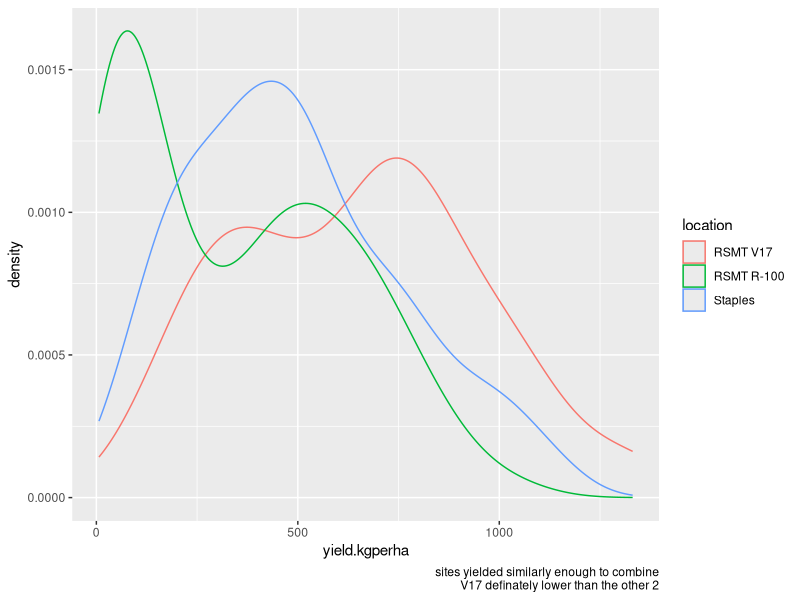

Source code (R): (Note: this script raises an error after producing the figure.)
# Targeted hypothesis testing of the N-rate timing dataset
# Jesse
# 9Dec2022
# Due date: 12Dec2022


# Preliminary findings ----------------------------------------------------

# I read the report by Dominic and I felt we need to simplify the analysis and story. 

# if there's time and space we can expand with supplementary material and the
# more complex aspects of the models dominic fitted and the limitations of the
# conclusions we can draw from them.

# It seems dominic analyzed each site seperately and each have their own
# Rmarkdown files. Dataframe naming is not consistent. Sometimes 0N plots are
# "Unfertilized", sometimes "control", sometimes "ntiming_update", sometimes
# "nupdate_timing".

# comments ----------------------------------------------------------------

# grain yields are ranging from 10-100 kg ha at each site, is this a conversion
# error?

# staples dataset makes the most sense and feels like the strongest dataset 

# r100 seems weird, unfertilized and low fertilized did best--was this due to
# lodging?

# V17 seems good, but less responsive to treatments

# key conclusions ---------------------------------------------------------

# yields differ among stand age
# yields differ in plots that were not fertilized vs plots that were fertilized


# import data -------------------------------------------------------------
library(tidyverse)
library(lme4)
library(emmeans)
library(multcomp)
library(multcompView)

# see "import_data_allsites.R"

# import data separately from sites ---------------------------------------

# Bringing in datasets from Dominics markdown files for hypothesis testing, each
# site remains separate

rsmtv17<- read.csv("Rosemount-V17.csv", header=T)
rsmtv17 %>% 
  rename_all(tolower) %>% 
  dplyr::select(year,experiment,location,id,treatment,
                napplied,ntiming,stand.age,block,
                yield.kgperha,
                lodging,
                height_1,height_2,height_3,
                height_4, height_5
  ) %>% 
  mutate(
    across(
      .cols = where(is.character),
      .fns = factor
    )
  )  %>% 
  mutate(
    across(
      where(is.integer),
      factor
    )
  )  -> dat_v17

r100<- read.csv("Rosemount_R100.csv")

r100 %>% 
  rename_all(tolower) %>% 
  # colnames()
  dplyr::select(year,experiment,location,id,treatment,
                napplied,ntiming,stand.age,block,
                ntiming_newlabel,
                napplied_update,
                yield.kgperha,
                lodging,
                height_1,height_2,height_3,
                height_4, height_5
  ) %>% 
  mutate(
    across(
      .cols = where(is.character),
      .fns = factor
    )
  )  %>% 
  mutate(
    across(
      where(is.integer),
      factor
    )
  )-> dat_r100

# there are multiple staples datasets
staples <- read.csv("Staples.csv")
staples_split <- read.csv("Staples.Nsplit.analysis.only.csv")


staples %>% 
  rename_all(tolower) %>% 
  # colnames()
  dplyr::select(year,experiment,location,id,treatment,
                napplied,ntiming,stand.age,block,
                ntiming_actual, #is ntiming actual same as ntiming_newlabel?
                updatednrate, #same as napplied_update
                updatedncumsum,
                yield.kgperha,
                cumulative.grain.yield
  ) %>% 
  mutate(
    across(
      .cols = where(is.character),
      .fns = factor
    )
  ) %>% 
  mutate(
    across(
      where(is.integer),
      factor
    )
  ) -> dat_staples

dat_staples %>% 
  filter(ntiming == "Unfertilized" |
           ntiming == "Fall" |
           ntiming == "Spring") -> dat_staples_fallspring

staples_split  %>% 
  rename_all(tolower) %>% 
  # colnames()
  dplyr::select(year,experiment,location,id,treatment,
                napplied,ntiming,stand.age,block,
                summernrate, #only thing different
                yield.kgperha
  ) %>% 
  mutate_all(factor) %>% 
  mutate(yield.kgperha = as.numeric(yield.kgperha)) -> dat_staples_split

# seems like dat_staples is most robust, but lacks summernrate factor



# Combining across sites --------------------------------------------------

# Since N rates and timing were not consistent across sites, analyzing sites
# together is difficult. 

dat_v17 %>% 
  bind_rows(dat_r100) %>% 
  bind_rows(dat_staples) %>% 
  ggplot(aes(yield.kgperha)) +
  geom_density(aes(col=location)) +
  labs(caption = "sites yielded similarly enough to combine
       V17 definately lower than the other 2")


# Option 1: 3 sites, filtered  dataset

# 3 timings: 0N, spring, fall

# [0N, spring(staples+r100:60 spring, v17:80 spring), fall(staples+r100:60 fall,
# v17:80 fall]

dat_v17 %>% 
  # distinct(treatment)
  filter(treatment != "80 Split") %>% 
  # colnames()
  mutate(timing = if_else(
    treatment == "80 Fall",
    "fall",
    if_else(
      treatment == "80 Spring",
      "spring",
      "control"
    )
  )) -> dat_v17_tiny

dat_r100 %>% 
  # distinct(treatment)
  filter(treatment == "60 spring" |
           treatment == "60 fall" |
           treatment == "control") %>% 
  # distinct(treatment)
  # colnames()
  mutate(timing = if_else(
    treatment == "60 fall",
    "fall",
    if_else(
      treatment == "60 spring",
      "spring",
      "control"
    )
  )) -> dat_r100_tiny


dat_staples %>% 
  # distinct(treatment)
  filter(treatment == "60 spring" |
           treatment == "60 fall" |
           treatment == "control") %>% 
  # distinct(treatment)
  # colnames()
  mutate(timing = if_else(
    treatment == "60 fall",
    "fall",
    if_else(
      treatment == "60 spring",
      "spring",
      "control"
    )
  )) -> dat_staples_tiny


# n=27 for each timing

dat_v17_tiny %>% 
  bind_rows(dat_r100_tiny) %>% 
  bind_rows(dat_staples_tiny) %>% 
  # group_by(timing) %>% 
  # tally()
  # filter(timing != "control") %>% 
  # lm(yield.kgperha~timing*stand.age*location,.) %>%
  # lmer(yield.kgperha ~ timing*stand.age +
  #        (1|location),.) %>% 
  # car::Anova()
  # anova()
  # emmeans(~timing*stand.age*location) %>% 
  # multcomp::cld(Letters=letters,reverse=T)
  # as_tibble()
mutate(location = fct_relevel(location,
                              "RSMT V17",
                              .before = "Staples")) %>%
  ggplot(aes(timing,yield.kgperha)) +
  stat_summary() +
  facet_wrap(~location*stand.age,
             scales = "free") +
  labs(caption = "staples shows what I expect...spring does best in yr 1, then fall for year 2 and 3
  r100 continues to be weird, v17 doesn't show much of a timing difference")

# CONCLUSION: Combining across sites shows no effect of fertilizer timing on
# yield except that it's better than not fertilzing. Sites are different,
# staples shows what I would expect (fertilize in spring for year 1 and then
# fall for year 2 and 3), R100 makes no sense and V17 shows little difference in
# timing. Could be explained by sandy staples soil being more responsive to
# fertilizer and V17 just being less responsive. It's a solid conclusion.

# BUT WE NEED TO CHANGE HOW WE CATEGORIZE TIMING
# year1 yields for fall fertilizer is no fertilizer

dat_v17_tiny %>% 
  bind_rows(dat_r100_tiny) %>% 
  bind_rows(dat_staples_tiny) %>%
  mutate(
    timing_improved = if_else(
      timing=="fall" & stand.age == "1",
      "control",
      timing
    ),
    .after=timing
  ) 


# Option 2: 2 sites, 18 treatments

# R100 does not have data for stand.age == 1, so to keep it balanced we need to
# remove the stand.age == 1 data from Staples. n=6 per treatment per site

dat_r100 %>% 
  bind_rows(dat_staples) %>% 
  # drop_na(yield.kgperha) %>%
  # distinct(stand.age)
  filter(stand.age != "1") %>% #R100 does not have 1st year stand age, so remove from stapes
  lm(
    yield.kgperha~treatment*stand.age*location,
    .) %>%
  # anova()
  emmeans(
    # ~treatment:stand.age
    ~treatment*location
  ) %>%
  multcomp::cld()
# ggplot(aes(location,yield.kgperha,
#            col=treatment,
#            fill = treatment)) +
# stat_summary(geom = "bar",
#              position = position_dodge(.6),
#              width=.6,
#              col=1)

# fall applied fertilizer is better in Staples (because we removed year 1 data)
# and the control and low fertiliy 60N treatments are best in R100 because R100
# data is weird. 

# CONCLUSION: Not a good option combining R100 with Staples. We need to cut out
# stand.age==1 data from staples to make comparison and the R100 data just adds
# more noise than insight...unless the insight is that kernza yield response to
# N is noisy--which will need to be discussed, but missing that first stand age
# data is devastating to the story and the control yielding near highest in R100
# makes me think either N was not limiting in R100, fertility treatments were
# incorrectly applied, N caused a penalty due to drought. The impact of N on
# kernza stands in year 2 and 3 is an angle, but we don't want to analyze with
# treatment as a factor with 18 levels but by grouping by timing or rate or split


# START - TIMING AND RATE ON 2-3 YR OLD STANDS FOR GRAIN YIELD
# may need to add in columns to R100
# nappliedupdate
# ntiming_Actual

# dat_r100 %>% 
#   bind_rows(dat_staples) %>% 
#   # colnames()
#   group_by(location,updatednrate) %>% 
#   tally()
#   filter(stand.age != "1") %>% #R100 does not have 1st year stand age, so remove from stapes
#   lm(
#     yield.kgperha~updatednrate,
#     # yield.kgperha~ntiming_actual,
#     .) %>%
#   anova()
#   emmeans(
#     # ~treatment:stand.age
#     ~ntiming_actual
#   ) %>%
#   multcomp::cld()
# END - TIMING AND RATE ON 2-3 YR OLD STANDS FOR GRAIN YIELD



# Option 3: Analyze all sites seperately

# This is what Dominic did. It seems R100 data showed no response to N, whereas
# Staples and V17 did.


# Option 4: Generate new dataset 

# The first solution is making a vector that is N applied prior to grain
# harvest, which dominic did for staples "updatednrate" and r100
# "napplied_update". I added an "updatednrate" column to V17 and made a column
# in r100 that's updatednrate.

dat_r100 %>% 
  mutate(updatednrate = napplied_update) -> dat_r100

dat_v17 %>% 
  # View()
  # colnames()
  # distinct(treatment)
  mutate(napplied = as.character(napplied)) %>% 
  mutate(updatednrate = if_else(
    treatment == "80 Fall" & stand.age =="1",
    "0",
    napplied
  )) %>% 
  mutate(updatednrate = if_else(
    treatment == "80 Split" & stand.age == "1",
    "40",
    napplied
  )) -> dat_v17

# you can fit a nice curve to the data

dat_r100 %>% 
  bind_rows(dat_v17) %>% 
  bind_rows(dat_staples) %>% 
  # lm(yield.kgperha~updatednrate*stand.age,.) %>%
  # anova()
  ggplot(aes(
    as.numeric(updatednrate),
    yield.kgperha,
    col=stand.age,
    group=stand.age,
    shape = location
  )) +
  geom_point() +
  geom_smooth() +
  labs(caption = "V17 messes up standage=1 curve")

# Let's take out V17

dat_r100 %>% 
  # bind_rows(dat_v17) %>% 
  bind_rows(dat_staples) %>% 
  # lm(yield.kgperha~updatednrate*stand.age,.) %>%
  # anova()
  ggplot(aes(
    as.numeric(updatednrate),
    yield.kgperha,
    col=stand.age,
    group=stand.age,
    shape = location
  )) +
  geom_point() +
  geom_smooth() +
  labs(caption = "Pretty nice curve without V17")

# seperate by site

dat_r100 %>% 
  bind_rows(dat_v17) %>% 
  bind_rows(dat_staples) %>% 
  # lm(yield.kgperha~updatednrate*stand.age,.) %>%
  # anova()
  # filter(location == "RSMT V17") %>% 
  ggplot(aes(
    as.numeric(updatednrate),
    yield.kgperha,
    col=stand.age,
    group=stand.age,
    shape = location
  )) +
  geom_point() +
  geom_smooth() +
  facet_wrap(~location) +
  labs(caption = "yield~nrate is different among sites, can't combine
       note V17 only has 3 n rates so loess nor quadratic cannot be fit")


# but this fails to take into account timing. We null hypothesis test for the
# effect of timing on yield (failed to reject Ho that timing didn't matter), but
# we could just build it into the dataframe



# I may have luck rearrange data into the below format

# dataframe we may need(
#   site,
#   year,
#   standage,
#   N_summer,
#   N_spring,
#   N_fall, 
#   N_prior_to_harvest = (spring+summer of year + fall of previous year),
#   split = yes or no,
#   yield
# ) 




  

# Does iwg grain yield differ by timing? ----------------------------------

# Ho: iwg grain yield does not differ when fertilizer is applied at different
# times

## v17
dat_v17 %>% 
  ggplot(aes(yield.kgperha)) +
  stat_bin(aes(fill=stand.age)) +
  labs(caption = "normally distributed within stand age")

dat_v17 %>% 
  # distinct(ntiming)
  filter(ntiming != "control") %>% 
  lm(yield.kgperha~stand.age*ntiming,
          .) -> lm1
anova(lm1)
# I ran mixed model, block didn't help and too many fixed effects made it rank
# deficient. This is the way. 

# we reject Ho that grain yield is similar between 1yr 2yr and 3yr stands

# we fail to reject Ho that grain yield is similar among timings (fall,
# spring, split) 

  
## R100

dat_r100 %>% 
  ggplot(aes(yield.kgperha)) +
  stat_bin(aes(fill=stand.age)) +
  labs(caption = "normally distributed by stand age")

dat_r100 %>% 
  # colnames()
  # lmer(
  #   yield.kgperha~napplied_update*
  #     ntiming+(1|block), 
  #   data=.) # rank defficient, block useless
  # distinct(ntiming)
  filter(ntiming != "control") %>% 
  lm(
    yield.kgperha~stand.age*ntiming,
    .
  ) %>% 
  # summary()
  anova()
  # emmeans(~ntiming)

# reject Ho that grain yield is similar among stand.age

# fail to reject Ho that grain yield is similar among different timings


## staples 

dat_staples %>% 
  # glimpse()
  # lmer(
    # yield.kgperha~ntiming_actual*
      # stand.age+(1|block),
    # data=.) # rank defficient, block useless
  # distinct(ntiming)
  filter(ntiming != "Unfertilized") %>% 
  lm(
    # yield.kgperha~stand.age*ntiming_actual,
    yield.kgperha~stand.age*ntiming,
    .
  ) %>% 
  # summary()
  anova()
  # emmeans(~ntiming) 

# reject Ho that grain yield is the same among timing HOWEVER we may not be able
# to reject this at all stand ages

dat_staples %>% 
  filter(ntiming != "Unfertilized") %>% 
  ggplot(aes(
    ntiming,
    # ntiming_actual,
    yield.kgperha)) +
  stat_summary() +
  # geom_jitter(width = .2) +
  # geom_boxplot(fill=NA,width=.2) +
  facet_wrap(~stand.age)

# looks like trend is consistent except for year 1 which makes sense because
# ntiming was weird because in fall year 1 don't see that fertilizer until year
# 2. I say we deal with that data another way that adding in a bunch of new
# treatment names as in ntiming_actual



## Compiled

# grain yields differ among stand age and between fertilizer (yes vs no), but
# among fertilized plots we fail to reject Ho that grain yields are similar

dat_v17 %>% 
  filter(ntiming != "control") %>% 
  ggplot(aes(ntiming,yield.kgperha)) +
  geom_jitter(width=.2,
              aes(col=stand.age)) +
  geom_boxplot(fill=NA,
               width=.2) +
  labs(caption = "v17\n fail to reject Ho that grain yield is similar among different timings")

dat_r100 %>% 
  filter(ntiming != "control") %>% 
  ggplot(aes(ntiming,yield.kgperha)) +
  geom_jitter(width=.2,
              aes(col=stand.age)) +
  geom_boxplot(fill=NA,
               width=.2) +
  labs(caption = "r100\nfail to reject ho that grain yield is similar among timings")



dat_staples %>% 
  filter(ntiming != "Unfertilized") %>% 
  ggplot(aes(ntiming,yield.kgperha)) +
  geom_jitter(width=.2,
              aes(col=stand.age)) +
  geom_boxplot(fill=NA,
               width=.2) +
  facet_wrap(~stand.age) +
  labs(caption = "staples
  reject ho that yield is same among timing but with standage interaction
       facet wrapping by stand.age due to interaction
       I understand ntiming is not accurate for stand.age==1
       likely adjusting ntiming will remove interaction, but I don't like the ntiming_update ")


# Applied research question addressed: "I'd prefer to fertilize in fall vs.
# spring, can I apply fertilize in the fall and get high yields?

# ANSWER: if fertilizer timing (fall vs. spring) impacts yield potential, we
# failed to detect any differences in V17 and R100. In staples, grain yields
# were higher in the second and third years where fertilizer was applied in the
# fall.


# Does iwg grain yield differ by rate? ------------------------------------

# Ho: Grain yield does not differ among different fertilizer rates

# first compare cumulative yield as a function of cumulative fertilizer

# updatedncumsum and cumulative.grain.yield were only used in figures and no
# metadata exists for how they were calculated

## staples
dat_staples %>% 
  # View()
  # colnames()
  group_by(id,updatednrate) %>% 
  summarise(cumyield = cumsum(yield.kgperha)) %>% 
  # lm(cumyield~updatednrate,.) %>% 
  # anova()
  # emmeans::emmeans(~updatednrate)
  ggplot(aes(
    as.numeric(updatednrate),
    cumyield
  )) +
  geom_point() +
  # geom_smooth() # soooo quadratic omg
  geom_smooth(
    method = "lm",
    formula = y~poly(x,2),
    se=F
  ) +
  labs(caption = "staples
       reject Ho that yields are similar among N applied rates")

dat_v17 %>% 
  # colnames()
  # distinct(napplied) %>%
  group_by(id,napplied) %>% 
  summarise(cumyield = cumsum(yield.kgperha)) %>% 
  lm(cumyield~napplied,.) %>%
  anova()
# not a range of fertility levels, but we reject Ho that yields are similar
# among the 2 fertility levels (0N and 80N)


dat_r100 %>% 
  # colnames()
  group_by(id,napplied_update) %>% 
  summarise(cumyield = cumsum(yield.kgperha)) %>% 
  # lm(cumyield~napplied_update,.) %>%
  # anova()
  ggplot(aes(
    as.numeric(napplied_update),
    cumyield
  )) +
  geom_point() +
  geom_smooth() +
  labs(caption = "R100
       fail to reject Ho that grain yield is similar among fertilizer rates")

# Conclusion: Cumulative yields can be calculated for a given plot over the
# course of the experiment. Plots differ in the amount of N applied. Our Ho is
# that yields do not differ among plots with different N rates. At V17, we had
# two N rates (0 and 80N), we reject Ho that yields were similar among these two
# rates. At staples, we reject the Ho that yields are similar among multiple
# rates and find a very strong quadratic relationship between N rate and yield.
# At R100, we fail to reject Ho


# Compare yield response of n applied prior to harvest (we can assume
# timing does not matter from previous analysis)

dat_staples %>% 
  # colnames()
  ggplot(aes(
    as.numeric(updatednrate),
    yield.kgperha
  )) +
  geom_point(aes(col=stand.age)) +
  geom_smooth(aes(group = stand.age,
                  col=stand.age),
              # method = "lm",
              # formula = y~poly(x,2)
              )
dat_staples %>% 
  lm(
  yield.kgperha~poly(as.numeric(updatednrate),2)*stand.age,
    # yield.kgperha~as.numeric(updatednrate)*stand.age,
  .) %>%
  anova()
  # emmeans::emmeans(~poly(as.numeric(updatednrate),2)*stand.age)
# we reject Ho that grain yields are similar among nrate and stand age, but
# there is an interaction and this effect is not consistent. It seems
# approximately quadratic in all years, but in year 2 there is more of a decline
# at higher N rates which is not true in the other years

# V17
# only 2 rates, cannot make this comparison

# R100
# no difference among rates, let alone will fitting a curve be possible.


# running all code in "Staples.Rmd" to show figures dominic produced

# gg1
# gg2 + labs(caption = "staples")
# gg3 + labs(caption = "staples")
# gg4 + labs(caption = "staples")


# Applied research question addressed: "I'd prefer to fertilize in fall vs.
# spring, can I apply fertilize in the fall and get high yields? Do I need to
# apply more fertilizer in the fall to achieve the same yield response as a
# spring application?

# ANSWER: Previously we were unable to reject the Ho that timing of fertilizer
# does not impact yield. With timing being equal, yields seem to be highest
# around 5-7 nrate. This is most important in the first and second year, but
# overfertilizing in the second year can result in lower yields


# IF iwg grain yields differ by N rate, how do we model? ------------------

# 4 models: no effect, linear, quadratic, quadratic planar


# What is the optimum N rate for grain yield? -----------------------------



# Which treatment does best? ----------------------------------------------

# Assuming you have to pick a fertilizer program to do every year, what is the
# best program?

# mixed effect models didn't really add much

# V17
dat_v17 %>% 
  # glimpse()
  lmer(yield.kgperha~treatment*stand.age +
         (1|block),.) %>% 
  # lm(yield.kgperha~treatment*stand.age,
     # .) %>% 
  # anova()
  emmeans(~treatment)
# 80 fall split for V17

#R100
dat_r100 %>% 
  # glimpse()
  lmer(yield.kgperha~treatment*stand.age +
         (1|block),.) %>% 
  # lm(yield.kgperha~treatment*stand.age,
     # .) %>% 
  # anova()
  emmeans(~treatment) %>% 
  as_tibble() %>% 
  arrange(emmean)
# 60 spring for R100, control is also high. Maybe lodging explains?

# staples
dat_staples %>% 
  # glimpse()
  lmer(yield.kgperha~treatment*stand.age +
         (1|block),.) %>%
  # car::Anova()
  # lm(yield.kgperha~treatment*stand.age,
     # .) %>%
  # anova()
  emmeans(~treatment) %>% 
  as_tibble() %>% 
  arrange(emmean)
# 100 fall split

# we would conclude the fall split applications were associated with the highest
# yielding plots in V17 and staples. R100 yields were highest in spring applied
# and control


# Do grain yields differ when fertilizer is split applied? ----------------

dat_v17 %>% 
  # glimpse()
  mutate(split = str_detect(treatment,"split")) %>% 
  # glimpse()
  distinct(treatment)
# no split treatments in V17


dat_r100 %>% 
  # glimpse()
  filter(treatment != "control") %>% 
  filter(treatment != "140 fall split" &
           treatment != "60 fall" &
           treatment != "60 spring") %>% # making split and not split even
  mutate(split = str_detect(treatment,"split")) %>% 
  # glimpse()
  # group_by(split) %>%
  # distinct(treatment)  
  # arrange(treatment)
  # tally()
  # lm(yield.kgperha~split,.) %>%
  # anova() #lol, even less of an effect after balancing split and not split
  ggplot(aes(split,yield.kgperha)) +
  geom_jitter(width=.2,set.seed(314)) +
  geom_boxplot(fill=NA,
               width = .2) +
  labs(caption = "r100
       fail to reject Ho that yield is the same when fertilizer is split or not")


dat_staples %>% 
  # glimpse()
  mutate(split = str_detect(treatment,"split")) %>% 
  filter(treatment != "control") %>% 
  # distinct(treatment)
  # glimpse()
  # group_by(split) %>%
  # tally()
  # lm(yield.kgperha~split,.) %>% 
  # anova()
  ggplot(aes(split,yield.kgperha)) +
  geom_jitter(width=.2,set.seed(314)) +
  geom_boxplot(fill=NA,
               width = .2) +
  labs(caption = "staples
       fail to reject Ho that yield is the same when fertilizer is split or not")
